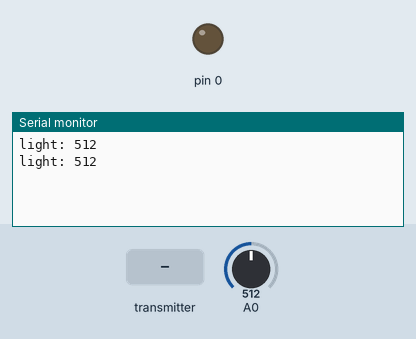
Recording of a sketch running on a simulated Arduino Uno, built with avr-gcc and run on an emulated ATmega328P. On the bench: output pins drawn as LEDs (lit = HIGH), the last lines printed to the serial monitor. Inputs (shaded band) come from the test bench; at power-on: A0 = 512. No radio packets arrive unless stated.

Above: at 1.8 s.
1.9 s: the transmitter starts sending temperature = 0
4.5 s: A0 set to 716
At 5.8 s:
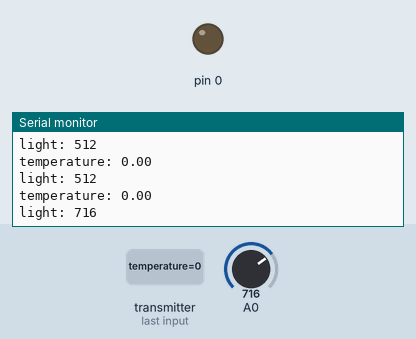
6.0 s: the transmitter starts sending temperature = 25
7.5 s: A0 set to 900
At 8.5 s:
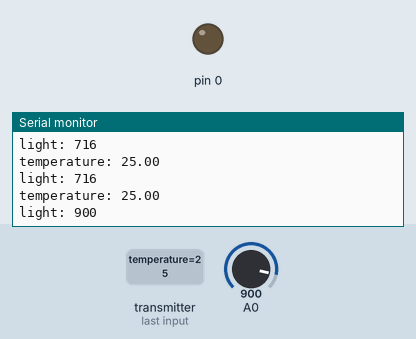
Timing chart, 0 to 10.0 s (numbered marks = the images above; inputs shaded):
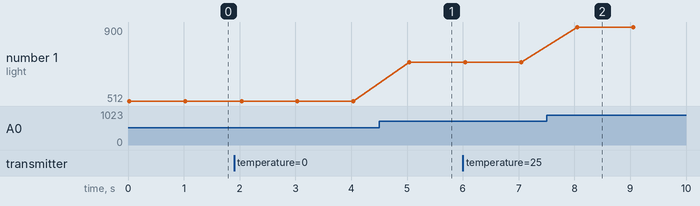

The sketch:

demo5.ino
```cpp
// (licence header left out)
/**
 * Example LED Remote
 *
 * This is an example of how to use the RF24 class to control a remote
 * bank of LED's using buttons on a remote control.
 *
 * On the 'remote', connect any number of buttons or switches from
 * an arduino pin to ground.  Update 'button_pins' to reflect the
 * pins used.
 *
 * On the 'led' board, connect the same number of LED's from an
 * arduino pin to a resistor to ground.  Update 'led_pins' to reflect
 * the pins used.  Also connect a separate pin to ground and change
 * the 'role_pin'.  This tells the sketch it's running on the LED board.
 *
 * Every time the buttons change on the remote, the entire state of
 * buttons is send to the led board, which displays the state.
 */

#include <SPI.h>
#include "nRF24L01.h"
#include "RF24.h"
#include "printf.h"

//
// Hardware configuration
//

// Set up nRF24L01 radio on SPI bus plus pins 9 & 10 (CE & CS)

RF24 radio(9,10);

// sets the role of this unit in hardware.  Connect to GND to be the 'led' board receiver
// Leave open to be the 'remote' transmitter
const int role_pin = A4;

// Pins on the remote for buttons
const uint8_t button_pins[] = { 2,3,4,5,6 };
const uint8_t num_button_pins = sizeof(button_pins);

// Pins on the LED board for LED's
const uint8_t led_pins[] = { 2,3,4,5,6};
const uint8_t num_led_pins = sizeof(led_pins);

//
// Topology
//

// Single radio pipe address for the 2 nodes to communicate.
const uint64_t pipe_tem = 0xE8E8F0F0E1EE;
const uint64_t pipe_light = 0xE8E8F0F0E1CC;

//
// Role management
//
// Set up role.  This sketch uses the same software for all the nodes in this
// system.  Doing so greatly simplifies testing.  The hardware itself specifies
// which node it is.
//
// This is done through the role_pin
//

// The various roles supported by this sketch
typedef enum { role_remote = 1, role_led } role_e;

// The debug-friendly names of those roles
const char* role_friendly_name[] = { "invalid", "Remote", "LED Board"};

// The role of the current running sketch
role_e role;

//
// Payload
//

uint8_t button_states[num_button_pins];
uint8_t led_states[num_led_pins];

//
// Setup
//

float temperature;

void setup(void)
{
  //
  // Role
  //
  pinMode(0,OUTPUT);

  // set up the role pin
 // pinMode(role_pin, INPUT);
 // digitalWrite(role_pin,HIGH);
  delay(20); // Just to get a solid reading on the role pin

  // read the address pin, establish our role
// // if ( digitalRead(role_pin) )
//    role = role_remote;
// // else
// //   role = role_led;

  //
  // Print preamble
  //

  Serial.begin(57600);
  printf_begin();
  printf("\n\rRF24/examples/led_remote/\n\r");
  printf("ROLE: %s\n\r",role_friendly_name[role]);

  //
  // Setup and configure rf radio
  //

  radio.begin();

  //
  // Open pipes to other nodes for communication
  //

  // This simple sketch opens a single pipes for these two nodes to communicate
  // back and forth.  One listens on it, the other talks to it.

//  if ( role == role_remote )
//  {
    radio.openWritingPipe(pipe_light);
    radio.openReadingPipe(1,pipe_tem);
//  }
//  else
//  {
//    radio.openReadingPipe(1,pipe);
//  }

  //
  // Start listening
  //

//  if ( role == role_led )
  //  radio.startListening();

  //
  // Dump the configuration of the rf unit for debugging
  //

//  radio.printDetails();

  //
  // Set up buttons / LED's
  //

  // Set pull-up resistors for all buttons
//  if ( role == role_remote )
//  {
//    radio.startListening();
//    int i = num_button_pins;
//    while(i--)
//    {
//      pinMode(button_pins[i],INPUT);
//      digitalWrite(button_pins[i],HIGH);
//    }
//  }

  // Turn LED's ON until we start getting keys
//  if ( role == role_led )
//  {
//    int i = num_led_pins;
//    while(i--)
//    {
//      pinMode(led_pins[i],OUTPUT);
//      led_states[i] = HIGH;
//      digitalWrite(led_pins[i],led_states[i]);
//    }
//  }

}

//
// Loop
//

void loop(void)
{

    int light = analogRead(0);
    Serial.print("light: ");
    Serial.println(light);
    delay(1000);
    radio.stopListening();
      //printf("Now sending...");
      bool ok = radio.write(&light,sizeof(int));

    radio.startListening();


    if ( radio.available() )
    {
      // Dump the payloads until we've gotten everything
      while (radio.available())
      {
        // Fetch the payload, and see if this was the last one.
        radio.read( &temperature, sizeof(float) );

        // Spew it
        //printf("Got buttons\n\r");

        // For each button, if the button now on, then toggle the LED
        float tem = temperature;
        Serial.print("temperature: ");
        Serial.println(tem);
      }
    }
  //}
}
// vim:ai:cin:sts=2 sw=2 ft=cpp
```

Measured:
- after the input at 4.5 s, the serial monitor: prints a new line after 0.54 s (image 1)
- after the input at 7.5 s, the serial monitor: prints a new line after 0.55 s (image 2)
- plotted number 1: 512 → 716 after the input at 4.5 s, 716 → 900 after the input at 7.5 s
